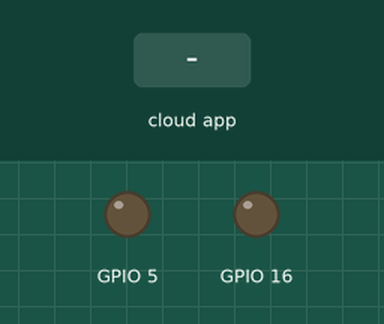
The sketch below on a simulated ESP8266 (NodeMCU). Parts: output pins drawn as LEDs (lit = HIGH). The test bench sets the inputs (shaded band). WiFi joins after 1.5 s; servers stay silent unless stated; no MQTT or app messages arrive unless stated; what the sketch prints to the serial monitor is not drawn.

Above: at 2.7 s.
2.8 s: the phone or cloud app sets HomeButton to 1
At 3.3 s:
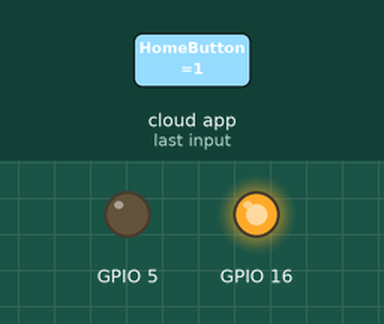
4.3 s: the phone or cloud app sets HomeButton to 0
At 5.5 s:
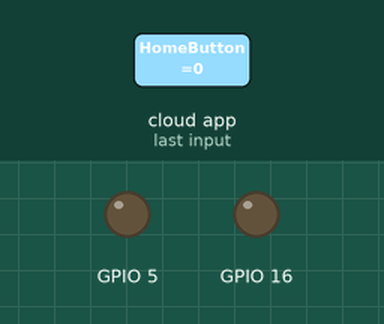
Timing chart, 0 to 7.3 s (numbered marks = the images above; inputs shaded):
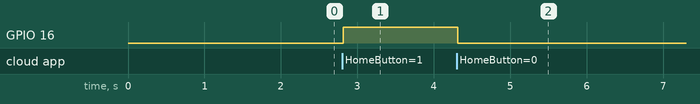

The sketch:

Light_Radio_MQTT.ino
```cpp
#include <ESP8266WiFi.h>
#include "Adafruit_MQTT.h"
#include "Adafruit_MQTT_Client.h"


#define WLAN_SSID       "DKOP Labs"
#define WLAN_PASS       "0987654321"


#define AIO_SERVER      "io.adafruit.com"
#define AIO_SERVERPORT  1883                   // use 8883 for SSL
#define AIO_USERNAME    "kirtiIoTDemo"
#define AIO_KEY         "4c7efd91af844482bc84c7b98322c11e"


WiFiClient client;

Adafruit_MQTT_Client mqtt(&client, AIO_SERVER, AIO_SERVERPORT, AIO_USERNAME, AIO_KEY);

Adafruit_MQTT_Subscribe Light = Adafruit_MQTT_Subscribe(&mqtt, AIO_USERNAME "/feeds/HomeButton");

Adafruit_MQTT_Subscribe Radio = Adafruit_MQTT_Subscribe(&mqtt, AIO_USERNAME "/feeds/Radio");

void MQTT_connect();

void setup() {
  Serial.begin(115200);
  delay(10);
  pinMode(16,OUTPUT);
  pinMode(5,OUTPUT);
  Serial.println(F("Adafruit MQTT demo"));

  // Connect to WiFi access point.
  Serial.println(); Serial.println();
  Serial.print("Connecting to ");
  Serial.println(WLAN_SSID);

  WiFi.begin(WLAN_SSID, WLAN_PASS);
  while (WiFi.status() != WL_CONNECTED) {
    delay(500);
    Serial.print(".");
  }
  Serial.println();

  Serial.println("WiFi connected");
  Serial.println("IP address: "); Serial.println(WiFi.localIP());

  // Setup MQTT subscription for onoff feed.
  mqtt.subscribe(&Light);
  mqtt.subscribe(&Radio);
}

uint32_t x=0;

void loop() {

  MQTT_connect();

  Adafruit_MQTT_Subscribe *subscription;
  while ((subscription = mqtt.readSubscription(5000))) {
    Serial.println("In subs");
    if (subscription == &Light) {
      Serial.println("Got light");
      Serial.print(F("Got_Light: "));
      Serial.println((char *)Light.lastread);
      uint16_t num = atoi((char *)Light.lastread);
      digitalWrite(16,num);
    }

  }

}


void MQTT_connect() {
  int8_t ret;

  // Stop if already connected.
  if (mqtt.connected()) {
    return;
  }

  Serial.print("Connecting to MQTT... ");

  uint8_t retries = 3;
  while ((ret = mqtt.connect()) != 0) { // connect will return 0 for connected
       Serial.println(mqtt.connectErrorString(ret));
       Serial.println("Retrying MQTT connection in 5 seconds...");
       mqtt.disconnect();
       delay(5000);  // wait 5 seconds
       retries--;
       if (retries == 0) {
         // basically die and wait for WDT to reset me
         while (1);
       }
  }
  Serial.println("MQTT Connected!");
}
```

Measured:
- after the input at 2.8 s, GPIO 16: LOW → HIGH at once
- after the input at 4.3 s, GPIO 16: HIGH → LOW at once
